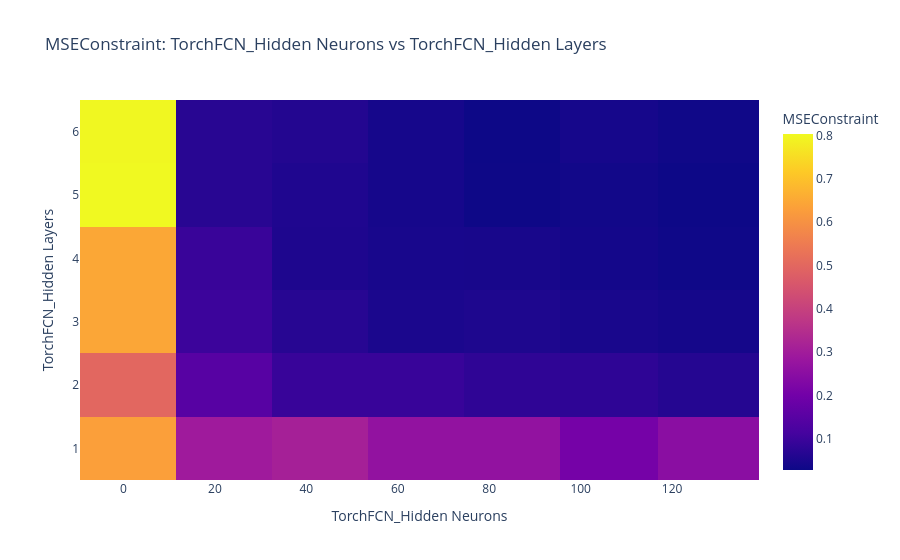

Notebook code cell kept with this figure:
### Code cell
analyzer.plot_heatmap("TorchFCN_Hidden Neurons", "TorchFCN_Hidden Layers", "MSEConstraint")

### Figure 1 — Plotly figure (JSON) as saved in the notebook; plotly's stock layout.template omitted (floating-point values rounded to 4 significant figures)
{"data": [{"colorbar": {"title": {"text": "MSEConstraint"}}, "type": "heatmap", "x": [1.0, 22.0, 43.0, 64.0, 85.0, 106.0, 128.0], "y": [1.0, 2.0, 3.0, 4.0, 5.0, 6.0], "z": [[0.6314, 0.295, 0.31, 0.2669, 0.2655, 0.2059, 0.25], [0.4982, 0.148, 0.09248, 0.09311, 0.07924, 0.07786, 0.06484], [0.6449, 0.09905, 0.06701, 0.04837, 0.05286, 0.04652, 0.03992], [0.6471, 0.09365, 0.05394, 0.04486, 0.0438, 0.03885, 0.0316], [0.8036, 0.06888, 0.05496, 0.04154, 0.02936, 0.03471, 0.02792], [0.8005, 0.06884, 0.06096, 0.04126, 0.02787, 0.04111, 0.03245]]}], "layout": {"title": {"text": "MSEConstraint: TorchFCN_Hidden Neurons vs TorchFCN_Hidden Layers"}, "xaxis": {"title": {"text": "TorchFCN_Hidden Neurons"}}, "yaxis": {"title": {"text": "TorchFCN_Hidden Layers"}}}}
